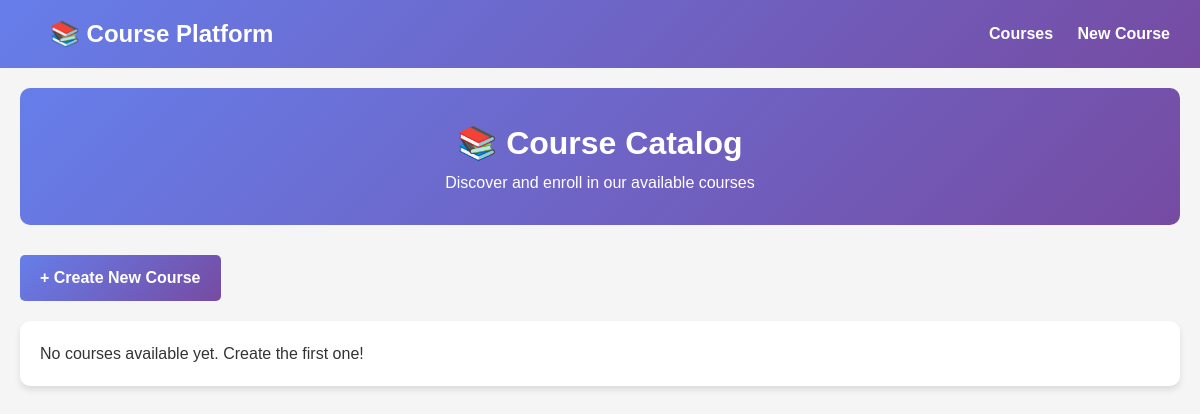
/api/courses/, run on an earlier commit of the app's database.
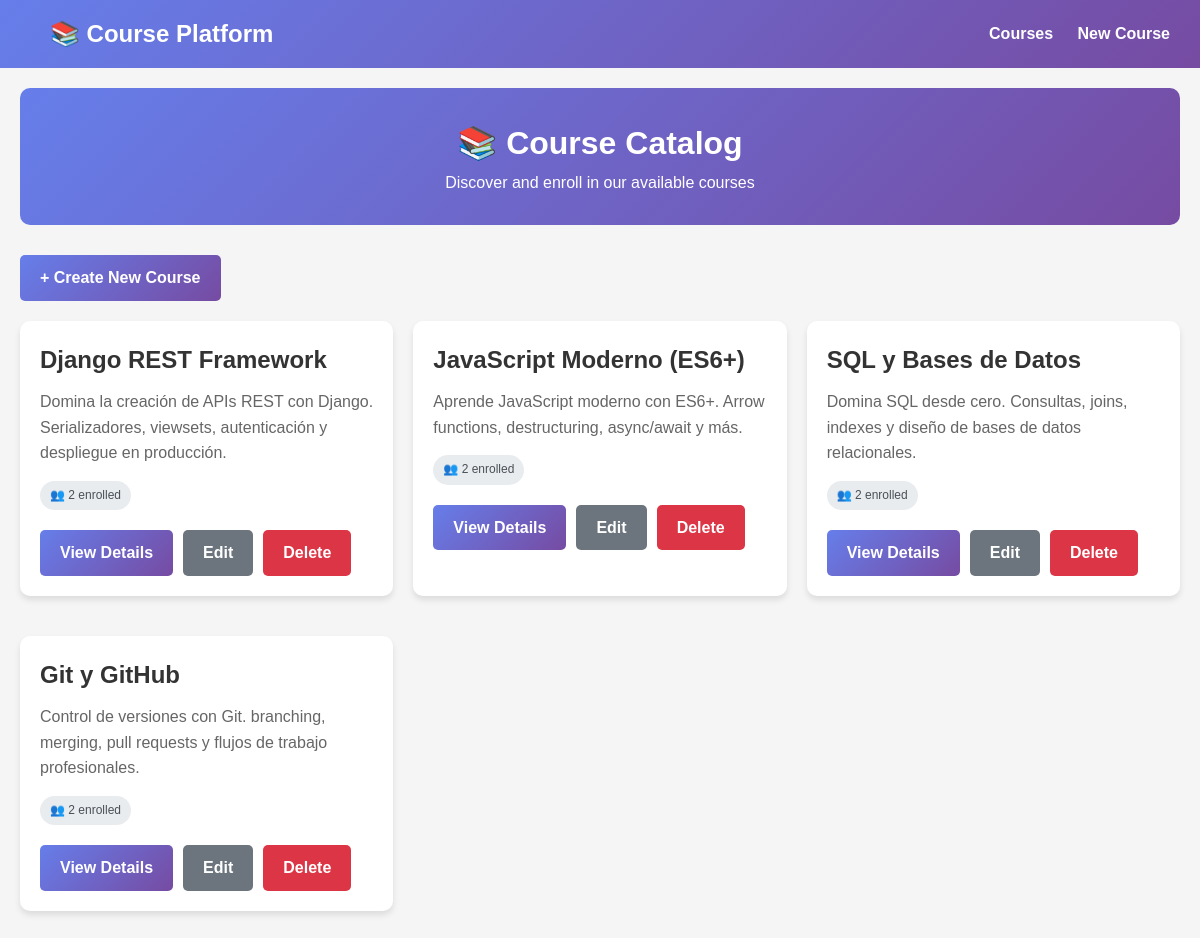
And on a later commit of the database.
### courses/models.py (models this page shows, shortened)
class Course(models.Model):
    title = models.CharField(max_length=200)
    description = models.TextField(blank=True)
    users = models.ManyToManyField('accounts.User', related_name="courses", blank=True)

### courses/views.py (the view)
# urls.py: path("courses/", views.CourseListView.as_view(), name="courses_list"),
class CourseListView(ListView):
    model = Course
    template_name = "courses/course_list.html"
    context_object_name = "courses"
    def get_queryset(self):
        return Course.objects.all()
    def render_to_response(self, context, **response_kwargs):
        if self.request.headers.get('Accept') == 'application/json':
            return JsonResponse(CourseSerializer(context['courses'], many=True).data(), safe=False)
        return super().render_to_response(context, **response_kwargs)

### courses/templates/courses/course_list.html (shortened to what this page needs)
{% extends "courses/base.html" %}
{% block content %}
<div class="header">
    <h1>📚 Course Catalog</h1>
    <p>Discover and enroll in our available courses</p>
</div>
<div class="actions" style="margin-bottom: 20px;">
    <a href="{% url 'courses_create' %}" class="btn btn-primary">+ Create New Course</a>
</div>
{% if courses %}
<div class="grid">
    {% for course in courses %}
    <div class="card">
        <h2 style="margin-bottom: 10px;">{{ course.title }}</h2>
        <p style="color: #666; margin-bottom: 15px;">
            {% if course.description %}
                {{ course.description|truncatechars:150 }}
            {% else %}
                No description available.
            {% endif %}
        </p>
        <div style="margin-bottom: 15px;">
            <span class="badge">👥 {{ course.users.count }} enrolled</span>
        </div>
        <div class="actions">
            <a href="{% url 'courses_detail' course.id %}" class="btn btn-primary">View Details</a>
            <a href="{% url 'courses_update' course.id %}" class="btn btn-secondary">Edit</a>
            <a href="{% url 'courses_delete' course.id %}" class="btn btn-danger">Delete</a>
        </div>
    </div>
    {% endfor %}
</div>
{% else %}
<div class="card">
    <p>No courses available yet. Create the first one!</p>
</div>
{% endif %}
{% endblock %}

### courses/templates/courses/base.html (shortened to what this page needs)
<!DOCTYPE html>
<html lang="es">
<head>
</head>
<body>
    <nav class="navbar">
        <a href="{% url 'courses_list' %}" class="logo">📚 Course Platform</a>
        <div>
            <a href="{% url 'courses_list' %}">Courses</a>
            <a href="{% url 'courses_create' %}">New Course</a>
        </div>
    </nav>
    <div class="container">
        {% block content %}{% endblock %}
    </div>
</body>
</html>

### courses/templates/courses/base.html (style rules this page uses)
* { margin: 0; padding: 0; box-sizing: border-box; }
body { font-family: Arial, sans-serif; line-height: 1.6; color: #333; background: #f5f5f5; }
.container { max-width: 1200px; margin: 0 auto; padding: 20px; }
.navbar { background: linear-gradient(135deg, #667eea 0%, #764ba2 100%); padding: 15px 30px; display: flex; justify-content: space-between; align-items: center; }
.navbar a { color: white; text-decoration: none; margin-left: 20px; font-weight: bold; }
.navbar .logo { font-size: 24px; font-weight: bold; }
.header { background: linear-gradient(135deg, #667eea 0%, #764ba2 100%); color: white; padding: 30px; border-radius: 10px; margin-bottom: 30px; text-align: center; }
.btn { display: inline-block; padding: 10px 20px; border-radius: 5px; text-decoration: none; font-weight: bold; cursor: pointer; border: none; }
.btn-primary { background: linear-gradient(135deg, #667eea 0%, #764ba2 100%); color: white; }
.btn-danger { background: #dc3545; color: white; }
.btn-secondary { background: #6c757d; color: white; }
.card { background: white; border-radius: 10px; padding: 20px; margin-bottom: 20px; box-shadow: 0 4px 6px rgba(0,0,0,0.1); }
.grid { display: grid; grid-template-columns: repeat(auto-fill, minmax(300px, 1fr)); gap: 20px; }
.actions { margin-top: 20px; display: flex; gap: 10px; }
.badge { display: inline-block; padding: 5px 10px; border-radius: 20px; font-size: 12px; background: #e9ecef; color: #495057; }

What changed in the data, as far as the page shows it:
added Course: title "Django REST Framework", description "Domina la creación de APIs REST con Django. Serializadores, viewsets, autenticación y despliegue en producción.", users.count "2"
added Course: title "JavaScript Moderno (ES6+)", description "Aprende JavaScript moderno con ES6+. Arrow functions, destructuring, async/await y más.", users.count "2"
added Course: title "SQL y Bases de Datos", description "Domina SQL desde cero. Consultas, joins, indexes y diseño de bases de datos relacionales.", users.count "2"
added Course: title "Git y GitHub", description "Control de versiones con Git. branching, merging, pull requests y flujos de trabajo profesionales.", users.count "2"
Also different on the page:
text no longer shown: "No courses available yet. Create the first one!"
